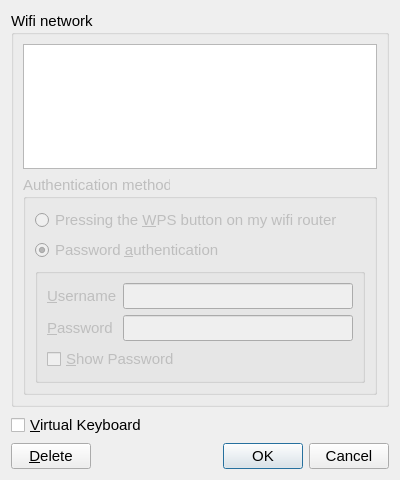
<?xml version="1.0" encoding="UTF-8"?>
<ui version="4.0">
 <class>WifiSettingsDialog</class>
 <widget class="QDialog" name="WifiSettingsDialog">
  <property name="windowModality">
   <enum>Qt::WindowModal</enum>
  </property>
  <property name="geometry">
   <rect>
    <x>0</x>
    <y>0</y>
    <width>400</width>
    <height>480</height>
   </rect>
  </property>
  <property name="font">
   <font>
    <pointsize>11</pointsize>
   </font>
  </property>
  <property name="windowTitle">
   <string>Wifi network selection</string>
  </property>
  <layout class="QVBoxLayout" name="verticalLayout">
   <item>
    <widget class="QGroupBox" name="groupBox">
     <property name="title">
      <string>Wifi network</string>
     </property>
     <layout class="QVBoxLayout" name="verticalLayout_2">
      <item>
       <widget class="QListWidget" name="list">
        <property name="font">
         <font>
          <pointsize>14</pointsize>
         </font>
        </property>
        <property name="iconSize">
         <size>
          <width>22</width>
          <height>22</height>
         </size>
        </property>
        <property name="spacing">
         <number>2</number>
        </property>
       </widget>
      </item>
      <item>
       <widget class="QGroupBox" name="authGroupbox">
        <property name="enabled">
         <bool>false</bool>
        </property>
        <property name="title">
         <string>Authentication method</string>
        </property>
        <property name="flat">
         <bool>false</bool>
        </property>
        <layout class="QVBoxLayout" name="verticalLayout_3">
         <item>
          <widget class="QRadioButton" name="WpsRadio">
           <property name="text">
            <string>Pressing the &amp;WPS button on my wifi router</string>
           </property>
          </widget>
         </item>
         <item>
          <widget class="QRadioButton" name="passwordRadio">
           <property name="text">
            <string>Password &amp;authentication</string>
           </property>
           <property name="checked">
            <bool>true</bool>
           </property>
          </widget>
         </item>
         <item>
          <widget class="QGroupBox" name="passwordGroupBox">
           <property name="title">
            <string/>
           </property>
           <property name="flat">
            <bool>false</bool>
           </property>
           <layout class="QFormLayout" name="formLayout">
            <property name="fieldGrowthPolicy">
             <enum>QFormLayout::ExpandingFieldsGrow</enum>
            </property>
            <item row="0" column="0">
             <widget class="QLabel" name="userLabel">
              <property name="enabled">
               <bool>false</bool>
              </property>
              <property name="text">
               <string>&amp;Username</string>
              </property>
              <property name="buddy">
               <cstring>userEdit</cstring>
              </property>
             </widget>
            </item>
            <item row="0" column="1">
             <widget class="QLineEdit" name="userEdit">
              <property name="enabled">
               <bool>false</bool>
              </property>
             </widget>
            </item>
            <item row="1" column="0">
             <widget class="QLabel" name="label_3">
              <property name="text">
               <string>&amp;Password</string>
              </property>
              <property name="buddy">
               <cstring>passwordEdit</cstring>
              </property>
             </widget>
            </item>
            <item row="1" column="1">
             <widget class="QLineEdit" name="passwordEdit">
              <property name="echoMode">
               <enum>QLineEdit::Password</enum>
              </property>
             </widget>
            </item>
            <item row="2" column="0" colspan="2">
             <widget class="QCheckBox" name="checkBox">
              <property name="text">
               <string>&amp;Show Password</string>
              </property>
             </widget>
            </item>
           </layout>
          </widget>
         </item>
        </layout>
       </widget>
      </item>
     </layout>
    </widget>
   </item>
   <item>
    <widget class="QCheckBox" name="vkeyboard">
     <property name="text">
      <string>&amp;Virtual Keyboard</string>
     </property>
    </widget>
   </item>
   <item>
    <layout class="QHBoxLayout" name="horizontalLayout_2">
     <property name="topMargin">
      <number>0</number>
     </property>
     <item>
      <widget class="QPushButton" name="pbDelete">
       <property name="text">
        <string>&amp;Delete</string>
       </property>
      </widget>
     </item>
     <item>
      <widget class="QDialogButtonBox" name="buttonBox">
       <property name="orientation">
        <enum>Qt::Horizontal</enum>
       </property>
       <property name="standardButtons">
        <set>QDialogButtonBox::Cancel|QDialogButtonBox::Ok</set>
       </property>
      </widget>
     </item>
    </layout>
   </item>
  </layout>
 </widget>
 <resources/>
 <connections>
  <connection>
   <sender>buttonBox</sender>
   <signal>rejected()</signal>
   <receiver>WifiSettingsDialog</receiver>
   <slot>reject()</slot>
   <hints>
    <hint type="sourcelabel">
     <x>325</x>
     <y>419</y>
    </hint>
    <hint type="destinationlabel">
     <x>286</x>
     <y>274</y>
    </hint>
   </hints>
  </connection>
  <connection>
   <sender>buttonBox</sender>
   <signal>accepted()</signal>
   <receiver>WifiSettingsDialog</receiver>
   <slot>accept()</slot>
   <hints>
    <hint type="sourcelabel">
     <x>257</x>
     <y>419</y>
    </hint>
    <hint type="destinationlabel">
     <x>157</x>
     <y>274</y>
    </hint>
   </hints>
  </connection>
 </connections>
</ui>
